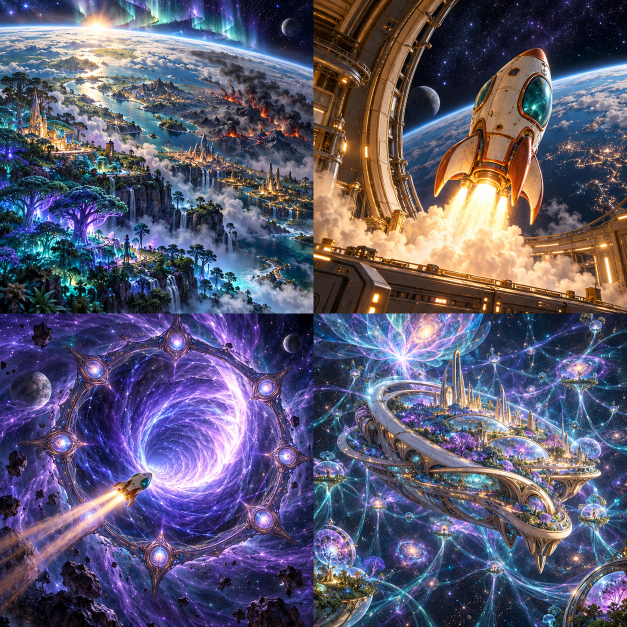
#> input picture orbit-explorer/assets/campaign-atlas.png, 1254 x 1254 px (shown at 1/2 size); its folder holds 8 pictures in this run
$ python prepare-ui-art.py
#> lines starting #> are read from the running program, lines starting #| are printed output that depends on the picture
#> further down, campaign is the input picture: PIL image 1254x1254 RGB; mean R, G, B 91.5, 88.2, 110.9
"""Derive display-sized art from the painted source atlases.

The game used to embed full-size atlases and then, at runtime, crop the story and
room scenes with canvas.toDataURL (a synchronous WebP encode on the main thread)
and show 1254 px icon sheets at 26-84 CSS px. This script does that work once:

- story-scene-0..3: the four 2x2 cells of campaign-atlas.png, at the same 627 px
  the runtime crop produced;
- room-0..5: the six 2x3 cells of rooms-atlas, at the same 576x256 the runtime
  crop produced;
- *-ui sheets for control icons, purpose symbols and Lume coins, with cells of
  192 px (3x the largest 64 px display, 2.3x the 84 px evacuation card).

Run from orbit-explorer/:  python3 qa/prepare-ui-art.py
"""
from pathlib import Path
from PIL import Image

base = Path(__file__).resolve().parent.parent
assets = base / 'assets'
LANCZOS = Image.Resampling.LANCZOS


def save(image, name, quality):
    path = assets / name
    image.save(path, 'WEBP', quality=quality, method=6)
    print(f'{name:34s} {image.size[0]}x{image.size[1]} {path.stat().st_size // 1024} KB')


def cells(source, cols, rows, size, prefix, quality):
#> called with cols = 2, rows = 2, size = (627, 627), prefix = 'story-scene', quality = 86
    width, height = source.size
#> width = 1254; height = 1254
    for index in range(cols * rows):
        x, y = index % cols, index // cols
        box = (round(x * width / cols), round(y * height / rows), round((x + 1) * width / cols), round((y + 1) * height / rows))
        tile = source.crop(box)
        if tile.size != size:
            tile = tile.resize(size, LANCZOS)
        save(tile, f'{prefix}-{index}.webp', quality)
#> this loop made 4 passes
#> pass 1, in cells, `tile = source.crop(box)`:
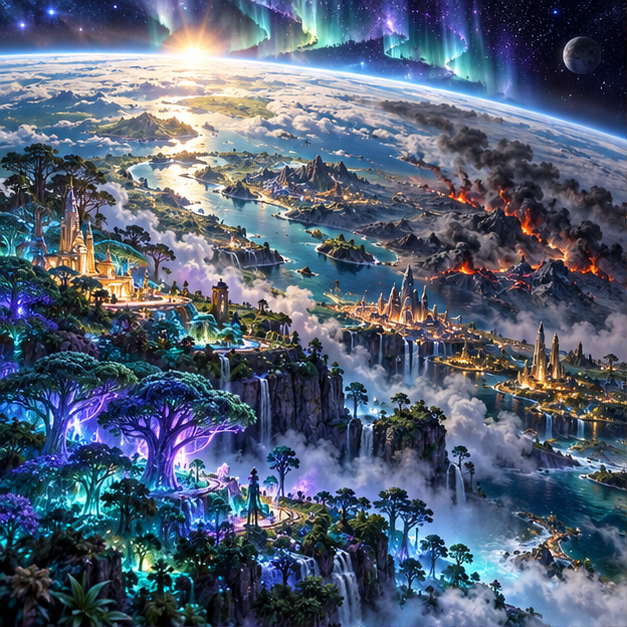
#> tile: PIL image 627x627 RGB; mean R, G, B 83.7, 96.5, 116.8
#> pass 2, in cells, `tile = source.crop(box)`:
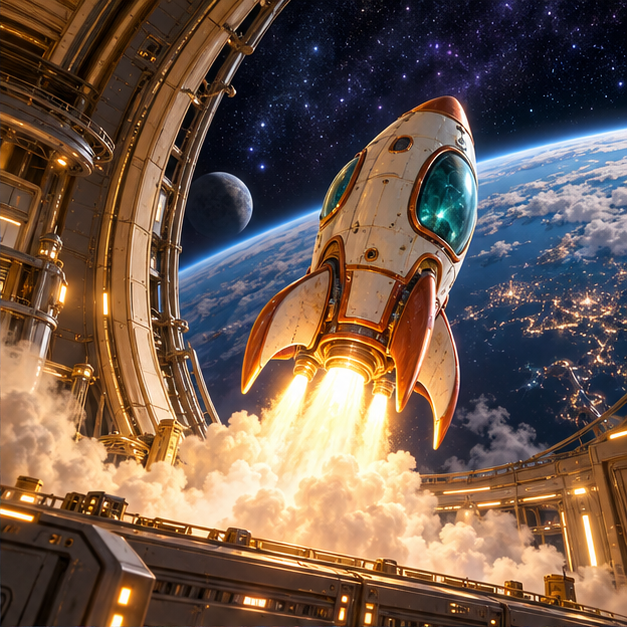
#> tile: PIL image 627x627 RGB; mean R, G, B 112.2, 90.5, 76.2
#> pass 3, in cells, `tile = source.crop(box)`:
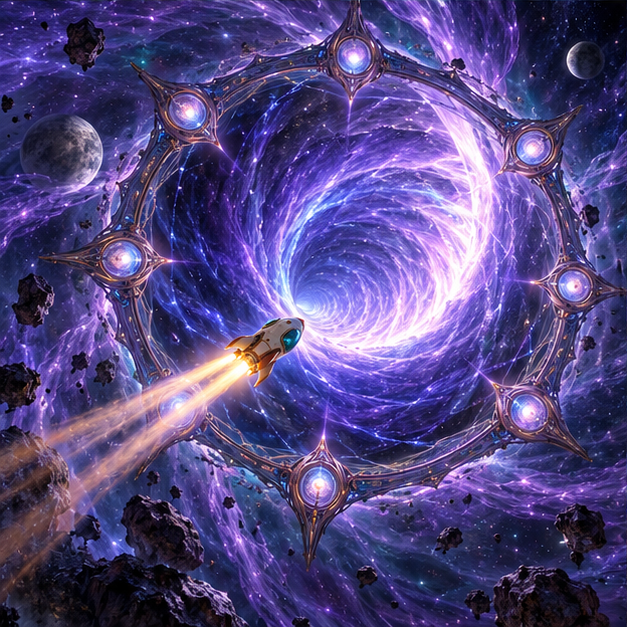
#> tile: PIL image 627x627 RGB; mean R, G, B 83.2, 71.1, 129.2
#> after the loop:
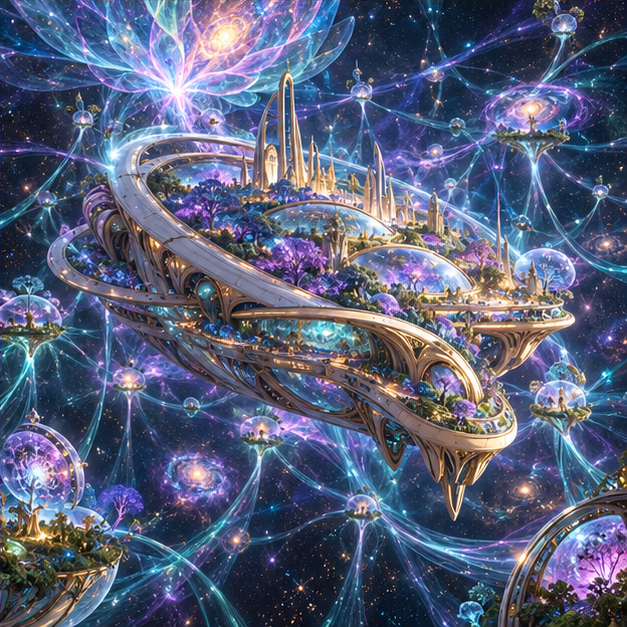
#> tile: PIL image 627x627 RGB; mean R, G, B 86.8, 94.5, 121.6


def sheet(name, cols, rows, cell, out, quality=90):
    image = Image.open(assets / name).convert('RGBA')
    resized = image.resize((cols * cell, rows * cell), LANCZOS)
    save(resized, out, quality)


campaign = Image.open(assets / 'campaign-atlas.png').convert('RGB')
cells(campaign, 2, 2, (627, 627), 'story-scene', 86)

#> (the run stopped early here; a loop or call above may not have finished)
